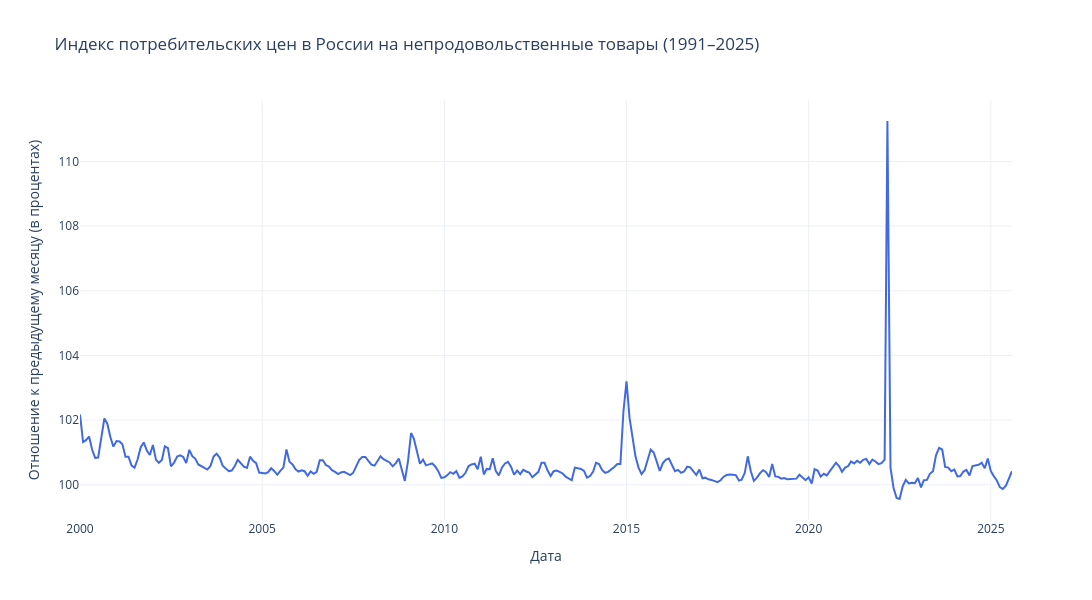

Notebook cell for this chart:
### Code cell
plot_2d(
    x=df_melted['date'],
    y=df_melted['cpi'],
    xlabel="Дата",
    ylabel="Отношение к предыдущему месяцу (в процентах)",
    title=f"Индекс потребительских цен в России на непродовольственные товары (1991–2025)"
)

### Figure 1 — Plotly figure (JSON) as saved in the notebook; plotly's stock layout.template omitted (floating-point values rounded to 4 significant figures; data arrays with more than 128 entries replaced by an {"elided": "..."} marker saying what was removed)
{"data": [{"hovertemplate": "Дата: %{x}<br>Значение: %{y:.4f} <extra></extra>", "line": {"color": "royalblue", "width": 2}, "mode": "lines", "x": {"elided": "308 str values"}, "y": {"elided": "308 float values"}, "type": "scatter"}], "layout": {"title": {"text": "Индекс потребительских цен в России на непродовольственные товары (1991–2025)"}, "xaxis": {"title": {"text": "Дата"}}, "yaxis": {"title": {"text": "Отношение к предыдущему месяцу (в процентах)"}}, "hovermode": "x unified", "width": 1100, "height": 600}}
